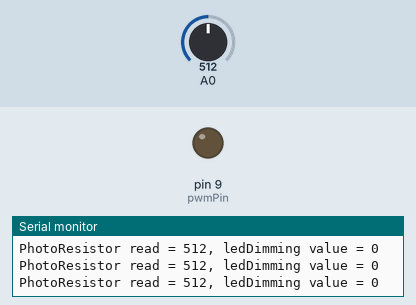
A sketch run on a simulated Arduino Uno, built with avr-gcc and run on an emulated ATmega328P. Shown: output pins drawn as LEDs (lit = HIGH), the last lines printed to the serial monitor. The test bench sets the inputs (shaded band); at power-on: A0 = 512.

Above: at 1.2 s.
1.3 s: A0 set to 900
At 2.2 s:
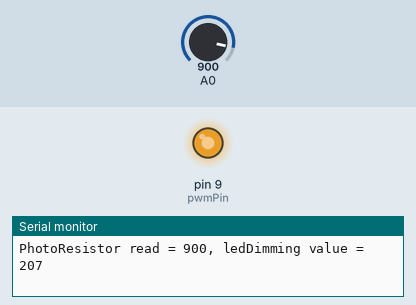
2.8 s: A0 set to 1023
At 3.8 s:
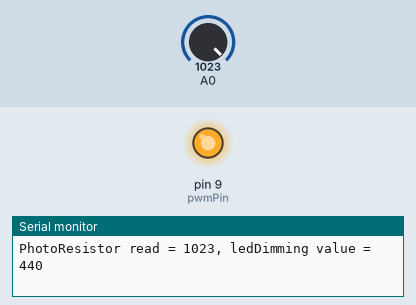
4.3 s: A0 set to 716
At 5.4 s:
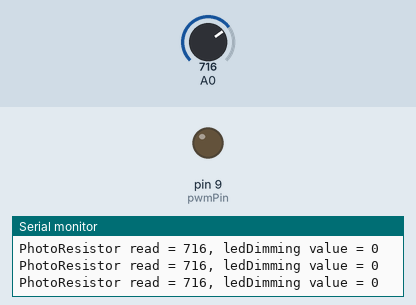
Timing chart, 0 to 7.3 s (numbered marks = the images above; inputs shaded):
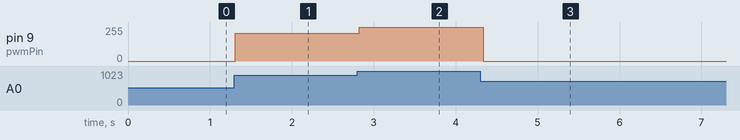

Measured:
- after the input at 1.3 s, pin 9 (pwmPin): 0/255 → 207/255 at once
- after the input at 2.8 s, pin 9 (pwmPin): 207/255 → 255/255 at once
- after the input at 4.3 s, pin 9 (pwmPin): 255/255 → 0/255 at once

The sketch:

homework2.ino
```cpp
// C++ code
//
int sensorValue = 0;
int ledDimming = 0;
int pwmPin = 9;
void setup()
{
  pinMode(A0, INPUT);
  Serial.begin(9600);
  pinMode(pwmPin, OUTPUT);
}

void loop()
{
  sensorValue = analogRead(A0);
  Serial.print("PhotoResistor read = ");
  Serial.print(sensorValue);
  ledDimming = map(sensorValue, 790, 925, 0, 255);
  if(ledDimming < 0)ledDimming = 0;
  Serial.print(", ledDimming value = ");
  Serial.println(ledDimming);
  analogWrite(pwmPin, ledDimming);
  delay(100);
}
```
